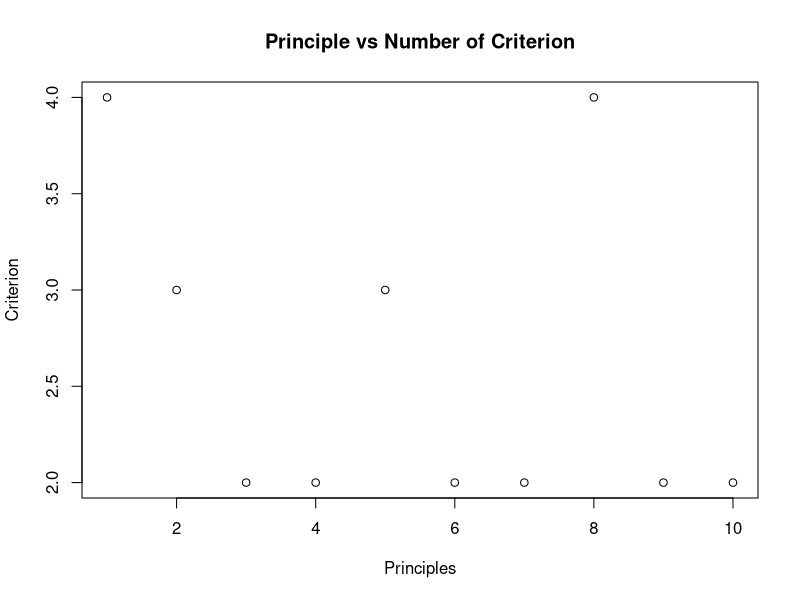

R code for this plot:
## ---- chunk 1
Principle <- c(1,2,3,4,5,6,7,8,9,10)
Criterion <- c(4,3,2,2,3,2,2,4,2,2)
data <- data.frame(Principle, Criterion)      
plot(data$Principle, data$Criterion,
        main = "Principle vs Number of Criterion", 
        xlab ="Principles", ylab = "Criterion")
